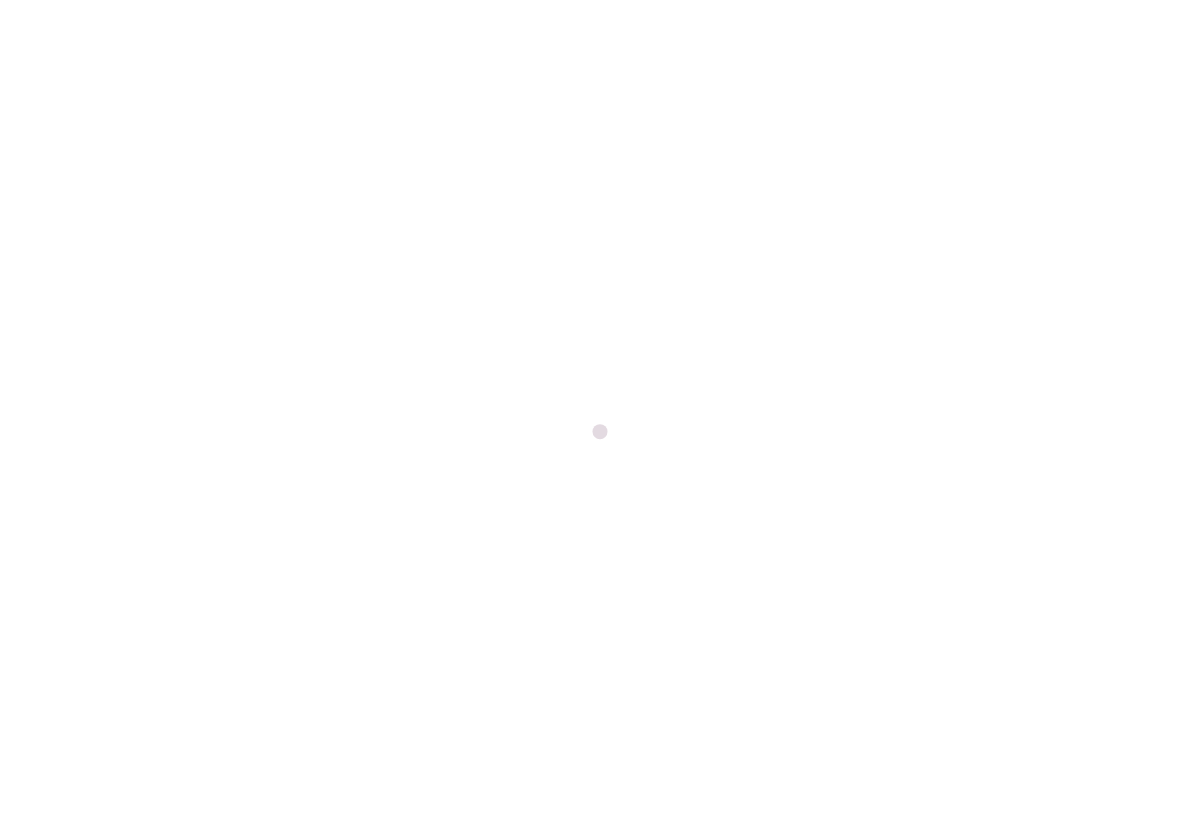
Frame 1 (no input)
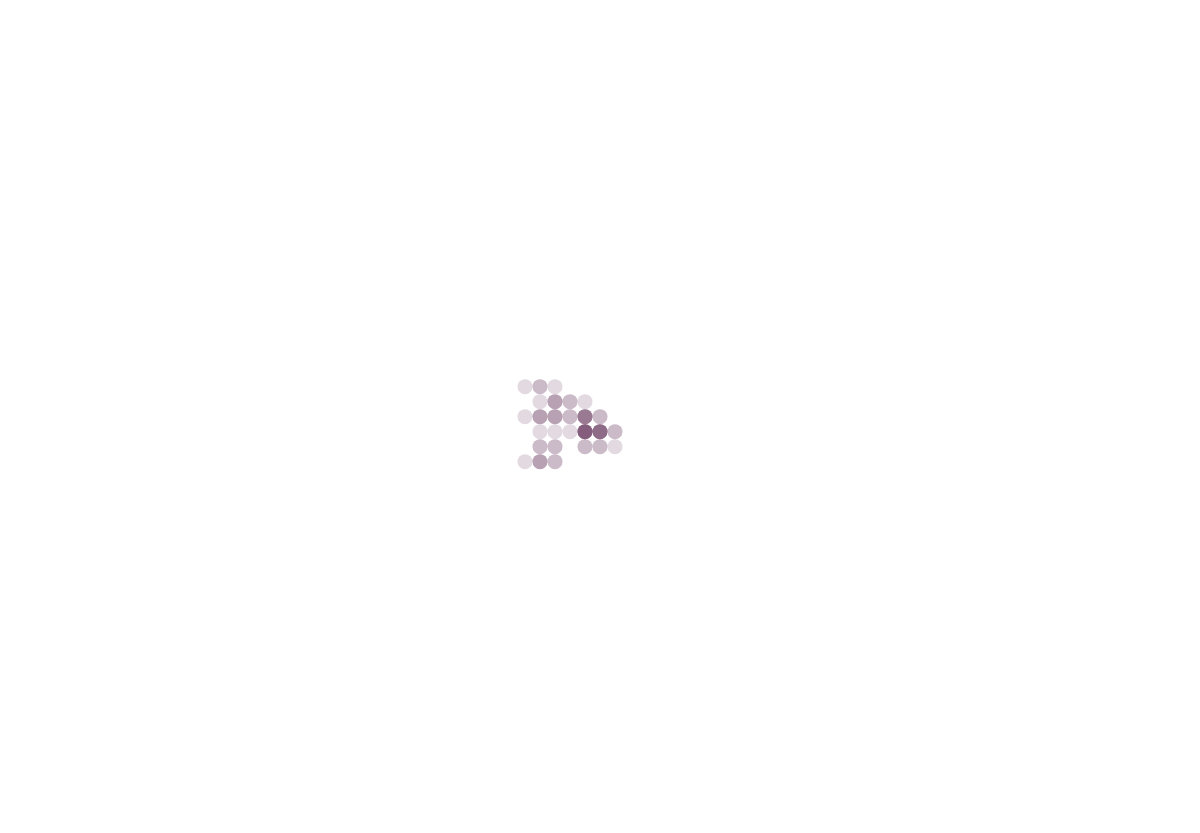
Frame 60 (no input)
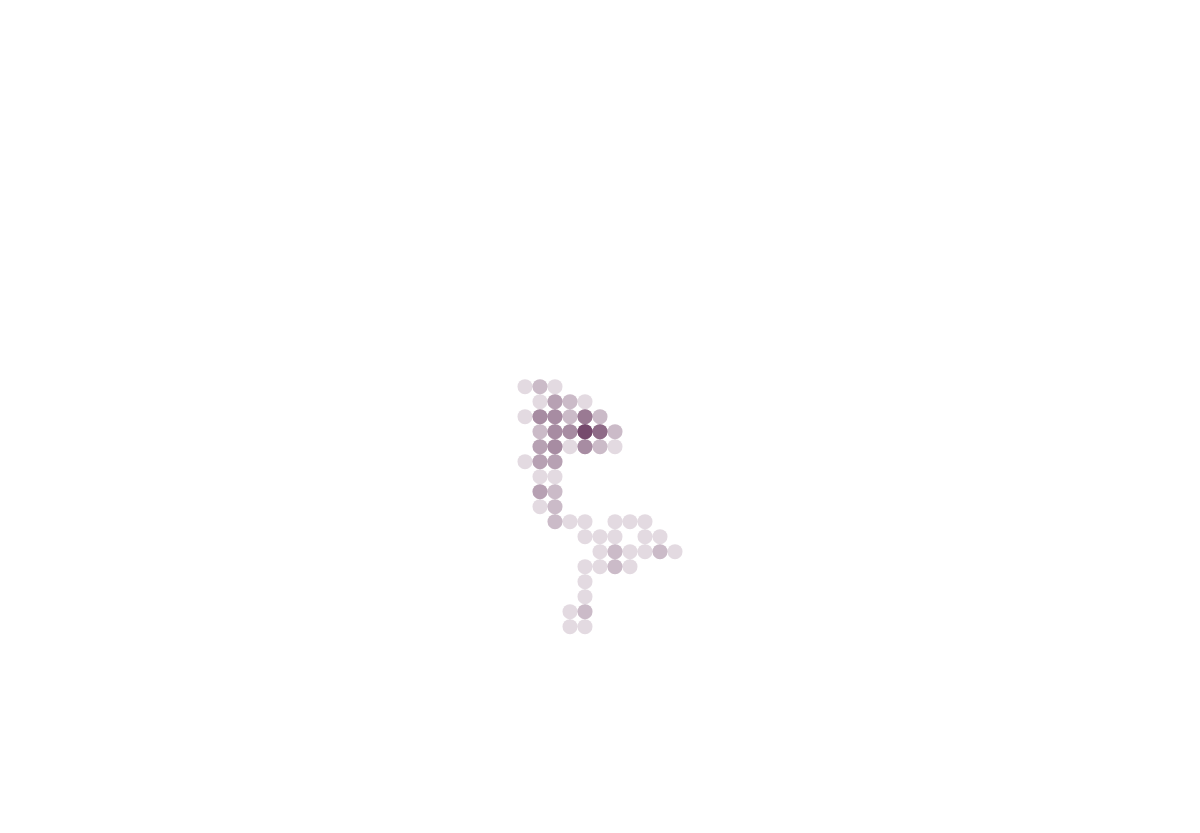
Frame 120 (the mouse pressed at the canvas centre since frame 60)

The p5.js sketch that drew these frames (run headless with seeded random() and noise() and a simulated clock; from frame 60 on, the mouse is pressed at the canvas centre):

// p5.js sketch
// ── sketch.js
const canvasWidth = window.innerWidth;
const canvasHeight = 5 * window.innerHeight/6;
let walker;
let selector;

function setup() {
  canvas=createCanvas(canvasWidth, canvasHeight);

  selector = createSelect();
  selector.option('4 Directions');
  selector.option('8 Directions');
  selector.option('Continuous');
  selector.option('Non Uniform (Right Bias)');
  selector.option('Dynamic (Move your cursor!)');
  selector.option('Gaussian');
  selector.option('Accept-Reject');
  selector.option('Noise');

  selector.changed(resetWalker);
  walker = new Walker(step4),10;

}

function draw() {
  walker.step();
  walker.show();
}

function resetWalker() {
  background(255);

  const mapStepFunctions = {
    'Gaussian': stepGaussian,
    '4 Directions': step4,
    '8 Directions': step8,
    'Continuous': stepContinuous,
    'Non Uniform (Right Bias)': stepNonUniform,
    'Dynamic (Move your cursor!)': stepDynamic,
    'Accept-Reject': stepAcceptReject,
    'Noise': stepNoise
  };
  walker = new Walker(mapStepFunctions[selector.value()]);
}

class Walker {
  constructor(stepFunction, diameter = 15) {
    canvas.clear()
    this.stepFunction = stepFunction;

    this.d = diameter;
    
    this.x = width / 2;
    this.y = height / 2;

    this.tx = 0;
    this.ty = 1000;
  }

  show() {
    // stroke(0);
    // point(this.x, this.y);
    noStroke();
    fill(86, 30, 70, 42)
    circle(this.x, this.y, this.d);
  }

  // step() {
  //   const { dx, dy } = this.stepFunction(this.x, this.y);
  //   this.x += dx;
  //   this.y += dy;
  // }

  step() {
    this.stepFunction(this);
  }
}

// const step4 = () => {
//   //== 4 directions https://natureofcode.com/random/#the-random-walker-class==
//   const r = floor(random(4));
//   if (r == 0) {
//     return { dx: 1, dy: 0 };
//   } else if (r == 1) {
//     return { dx: -1, dy: 0 };
//   } else if (r == 2) {
//     return { dx: 0, dy: 1 };
//   } else {
//     return { dx: 0, dy: -1 };
//   }
// }

const step4 = (walker) => {
//== 4 directions https://natureofcode.com/random/#the-random-walker-class==
  const r = floor(random(4));
  if (r === 0) walker.x += walker.d;
  else if (r === 1) walker.x -= walker.d;
  else if (r === 2) walker.y += walker.d;
  else walker.y -= walker.d;
};

// const step8 = () => {
//   //== 8 directions https://natureofcode.com/random/#the-random-walker-class==
//   return { dx: floor(random(3)) - 1, dy: floor(random(3)) - 1 }
// }

const step8 = (walker) => {
  walker.x += (floor(random(3)) - 1) * walker.d;
  walker.y += (floor(random(3)) - 1) * walker.d;
};

// const stepContinuous = () => {
//   //== Any direction (continuos range) https://natureofcode.com/random/#the-random-walker-class==
//   return { dx: random(-1,1), dy: random(-10,10)}
// }

const stepContinuous = (walker) => {
  //== Any direction (continuos range) https://natureofcode.com/random/#the-random-walker-class==
  walker.x += random(-walker.d, walker.d);
  walker.y += random(-walker.d, walker.d);
};

// const stepNonUniform = () => {
//   //== Biased to moving to the right (non uniform distribution) https://natureofcode.com/random/#probability-and-nonuniform-distributions==
//   const r = random(1);
//   if (r < 0.4) {
//   return { dx: 1, dy: 0 };
//   } else if (r < 0.6) {
//   return { dx: -1, dy: 0 };
//   } else if (r < 0.8) {
//   return { dx: 0, dy: 1 };
//   } else {
//   return { dx: 0, dy: -1 };
//   }
// }

const stepNonUniform = (walker) => {
  const r = random(1);
  if (r < 0.4) walker.x += walker.d;
  else if (r < 0.6) walker.x -= walker.d;
  else if (r < 0.8) walker.y += walker.d;
  else walker.y -= walker.d;
};


// const stepDynamic = (x,y) => {
//   //== 50% to moving towards the cursor (dynamic probabilities) https://natureofcode.com/random/#probability-and-nonuniform-distributions==
//   const r = random([0,1]);
//   if (r === 0) {
//     return {dx: x > mouseX ? -1 : 1, dy: y > mouseY ? -1 : 1};
//   }
//   else{
//     return { dx: random(-1,1), dy: random(-1,1)}
//   }
// }

const stepDynamic = (walker) => {
  //== 50% to moving towards the cursor (dynamic probabilities) https://natureofcode.com/random/#probability-and-nonuniform-distributions==
  const r = random([0, 1]);
  if (r === 0) {
    walker.x += walker.x > mouseX ? -walker.d : walker.d;
    walker.y += walker.y > mouseY ? -walker.d : walker.d;
  } else {
    walker.x += random(-walker.d, walker.d);
    walker.y += random(-walker.d, walker.d);
  }
};

// const stepGaussian = () =>{
//     //== steps generated with a normal distribution https://natureofcode.com/random/#a-normal-distribution-of-random-numbers==
//     return { dx:randomGaussian(0,1), dy:randomGaussian(0,1)}
// }

const stepGaussian = (walker) => {
  walker.x += round(randomGaussian()) * walker.d;
  walker.y += round(randomGaussian()) * walker.d;
};

// const stepAcceptReject = () =>{
//   //the longer the step, the less likely it is to be picked https://natureofcode.com/random/#a-custom-distribution-of-random-numbers//

//   return { dx: acceptRejectQuadratic(-1,1), dy: acceptRejectQuadratic(-1,1)}

// }

const stepAcceptReject = (walker) => {
  walker.x += round(acceptRejectQuadratic(-1, 1)) * walker.d;
  walker.y += round(acceptRejectQuadratic(-1, 1)) * walker.d;
};

acceptRejectQuadratic  = (min,max) =>{
  //(y=x*x)//
  let r1;
  let r2;
  do {
      r1 = random(min,max);
      r2 = random(min,max);

    }while (abs(r2) < r1*r1)
    return r1;
  }
// acceptRejectLinear  = (min,max) =>{
//   //(y=x)//
//   let r1;
//   let r2;
//   do {
//       r1 = random(min,max);
//       r2 = random(min,max);

//     }while (abs(r2) < abs(r1))
//     return r1;
//   }

  // const stepNoise = (walker) =>{
  //   //naturally ordered sequence of pseudorandom numbers for the steps https://natureofcode.com/random/#a-smoother-approach-with-perlin-noise//
  //   walker.x = map(noise(walker.tx), 0, 1, 0, width);
  //   walker.y = map(noise(walker.ty), 0, 1, 0, height);
  //   walker.tx += 0.005;
  //   walker.ty += 0.005;
  // }

  const stepNoise = (walker) =>{
    //naturally ordered sequence of pseudorandom numbers for the steps https://natureofcode.com/random/#a-smoother-approach-with-perlin-noise//
    walker.x = map(noise(walker.tx), 0, 1, walker.d, width);
    walker.y = map(noise(walker.ty), 0, 1, walker.d, height);
    walker.tx += 0.01;
    walker.ty += 0.01;
  }
// ── style.css
html, body {
 margin: 0;
 padding: 0;
 text-align: center;
 color: #561E46;
 background: #E4D7C4;
}
canvas {
  display: block;
  background:none;
}
h1{
  z-index: 100;
}
select{
  background: none;
  border: 2px solid #561E46;
  font-weight: bold;
  color: #561E46;
  text-align: center;
  width: 28vw;
}
